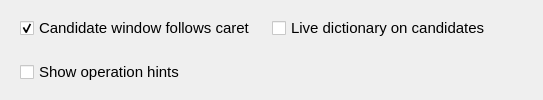
      <widget class="QWidget" name="pageCandidateWinOption">
       <layout class="QVBoxLayout" name="layoutCandiOpt">
        <property name="spacing"><number>8</number></property>
        <property name="leftMargin"><number>20</number></property>
        <property name="topMargin"><number>4</number></property>
        <property name="rightMargin"><number>12</number></property>
        <property name="bottomMargin"><number>4</number></property>
        <item>
         <layout class="QHBoxLayout">
          <property name="spacing"><number>16</number></property>
          <item><widget class="QCheckBox" name="ckbCursorFollow">
      <property name="enabled">
       <bool>true</bool>
      </property>
      <property name="palette">
       <palette>
        <active>
         <colorrole role="Button">
          <brush brushstyle="SolidPattern">
           <color alpha="255">
            <red>255</red>
            <green>255</green>
            <blue>255</blue>
           </color>
          </brush>
         </colorrole>
         <colorrole role="Base">
          <brush brushstyle="SolidPattern">
           <color alpha="255">
            <red>255</red>
            <green>255</green>
            <blue>255</blue>
           </color>
          </brush>
         </colorrole>
         <colorrole role="Window">
          <brush brushstyle="SolidPattern">
           <color alpha="255">
            <red>255</red>
            <green>255</green>
            <blue>255</blue>
           </color>
          </brush>
         </colorrole>
        </active>
        <inactive>
         <colorrole role="Button">
          <brush brushstyle="SolidPattern">
           <color alpha="255">
            <red>255</red>
            <green>255</green>
            <blue>255</blue>
           </color>
          </brush>
         </colorrole>
         <colorrole role="Base">
          <brush brushstyle="SolidPattern">
           <color alpha="255">
            <red>255</red>
            <green>255</green>
            <blue>255</blue>
           </color>
          </brush>
         </colorrole>
         <colorrole role="Window">
          <brush brushstyle="SolidPattern">
           <color alpha="255">
            <red>255</red>
            <green>255</green>
            <blue>255</blue>
           </color>
          </brush>
         </colorrole>
        </inactive>
        <disabled>
         <colorrole role="Button">
          <brush brushstyle="SolidPattern">
           <color alpha="255">
            <red>255</red>
            <green>255</green>
            <blue>255</blue>
           </color>
          </brush>
         </colorrole>
         <colorrole role="Base">
          <brush brushstyle="SolidPattern">
           <color alpha="255">
            <red>255</red>
            <green>255</green>
            <blue>255</blue>
           </color>
          </brush>
         </colorrole>
         <colorrole role="Window">
          <brush brushstyle="SolidPattern">
           <color alpha="255">
            <red>255</red>
            <green>255</green>
            <blue>255</blue>
           </color>
          </brush>
         </colorrole>
        </disabled>
       </palette>
      </property>
      <property name="font">
       <font>
        <pointsize>11</pointsize>
        <weight>50</weight>
        <bold>false</bold>
       </font>
      </property>
      <property name="styleSheet">
       <string notr="true"/>
      </property>
      <property name="text">
       <string>Candidate window follows caret</string>
      </property>
      <property name="checked">
       <bool>true</bool>
      </property>
     </widget></item>
          <item><widget class="QCheckBox" name="ckbDispOpDict">
      <property name="enabled">
       <bool>true</bool>
      </property>
      <property name="palette">
       <palette>
        <active>
         <colorrole role="Button">
          <brush brushstyle="SolidPattern">
           <color alpha="255">
            <red>255</red>
            <green>255</green>
            <blue>255</blue>
           </color>
          </brush>
         </colorrole>
         <colorrole role="Base">
          <brush brushstyle="SolidPattern">
           <color alpha="255">
            <red>255</red>
            <green>255</green>
            <blue>255</blue>
           </color>
          </brush>
         </colorrole>
         <colorrole role="Window">
          <brush brushstyle="SolidPattern">
           <color alpha="255">
            <red>255</red>
            <green>255</green>
            <blue>255</blue>
           </color>
          </brush>
         </colorrole>
        </active>
        <inactive>
         <colorrole role="Button">
          <brush brushstyle="SolidPattern">
           <color alpha="255">
            <red>255</red>
            <green>255</green>
            <blue>255</blue>
           </color>
          </brush>
         </colorrole>
         <colorrole role="Base">
          <brush brushstyle="SolidPattern">
           <color alpha="255">
            <red>255</red>
            <green>255</green>
            <blue>255</blue>
           </color>
          </brush>
         </colorrole>
         <colorrole role="Window">
          <brush brushstyle="SolidPattern">
           <color alpha="255">
            <red>255</red>
            <green>255</green>
            <blue>255</blue>
           </color>
          </brush>
         </colorrole>
        </inactive>
        <disabled>
         <colorrole role="Button">
          <brush brushstyle="SolidPattern">
           <color alpha="255">
            <red>255</red>
            <green>255</green>
            <blue>255</blue>
           </color>
          </brush>
         </colorrole>
         <colorrole role="Base">
          <brush brushstyle="SolidPattern">
           <color alpha="255">
            <red>255</red>
            <green>255</green>
            <blue>255</blue>
           </color>
          </brush>
         </colorrole>
         <colorrole role="Window">
          <brush brushstyle="SolidPattern">
           <color alpha="255">
            <red>255</red>
            <green>255</green>
            <blue>255</blue>
           </color>
          </brush>
         </colorrole>
        </disabled>
       </palette>
      </property>
      <property name="font">
       <font>
        <pointsize>11</pointsize>
        <weight>50</weight>
        <bold>false</bold>
       </font>
      </property>
      <property name="styleSheet">
       <string notr="true"/>
      </property>
      <property name="text">
       <string>Live dictionary on candidates</string>
      </property>
     </widget></item>
          <item><spacer><property name="orientation"><enum>Qt::Horizontal</enum></property>
            <property name="sizeHint"><size><width>40</width><height>20</height></size></property></spacer></item>
         </layout>
        </item>
        <item>
         <layout class="QHBoxLayout">
          <item><widget class="QCheckBox" name="ckbDispOpPrompt">
      <property name="enabled">
       <bool>true</bool>
      </property>
      <property name="palette">
       <palette>
        <active>
         <colorrole role="Button">
          <brush brushstyle="SolidPattern">
           <color alpha="255">
            <red>255</red>
            <green>255</green>
            <blue>255</blue>
           </color>
          </brush>
         </colorrole>
         <colorrole role="Base">
          <brush brushstyle="SolidPattern">
           <color alpha="255">
            <red>255</red>
            <green>255</green>
            <blue>255</blue>
           </color>
          </brush>
         </colorrole>
         <colorrole role="Window">
          <brush brushstyle="SolidPattern">
           <color alpha="255">
            <red>255</red>
            <green>255</green>
            <blue>255</blue>
           </color>
          </brush>
         </colorrole>
        </active>
        <inactive>
         <colorrole role="Button">
          <brush brushstyle="SolidPattern">
           <color alpha="255">
            <red>255</red>
            <green>255</green>
            <blue>255</blue>
           </color>
          </brush>
         </colorrole>
         <colorrole role="Base">
          <brush brushstyle="SolidPattern">
           <color alpha="255">
            <red>255</red>
            <green>255</green>
            <blue>255</blue>
           </color>
          </brush>
         </colorrole>
         <colorrole role="Window">
          <brush brushstyle="SolidPattern">
           <color alpha="255">
            <red>255</red>
            <green>255</green>
            <blue>255</blue>
           </color>
          </brush>
         </colorrole>
        </inactive>
        <disabled>
         <colorrole role="Button">
          <brush brushstyle="SolidPattern">
           <color alpha="255">
            <red>255</red>
            <green>255</green>
            <blue>255</blue>
           </color>
          </brush>
         </colorrole>
         <colorrole role="Base">
          <brush brushstyle="SolidPattern">
           <color alpha="255">
            <red>255</red>
            <green>255</green>
            <blue>255</blue>
           </color>
          </brush>
         </colorrole>
         <colorrole role="Window">
          <brush brushstyle="SolidPattern">
           <color alpha="255">
            <red>255</red>
            <green>255</green>
            <blue>255</blue>
           </color>
          </brush>
         </colorrole>
        </disabled>
       </palette>
      </property>
      <property name="font">
       <font>
        <pointsize>11</pointsize>
        <weight>50</weight>
        <bold>false</bold>
       </font>
      </property>
      <property name="styleSheet">
       <string notr="true"/>
      </property>
      <property name="text">
       <string>Show operation hints</string>
      </property>
     </widget></item>
          <item><spacer><property name="orientation"><enum>Qt::Horizontal</enum></property>
            <property name="sizeHint"><size><width>40</width><height>20</height></size></property></spacer></item>
         </layout>
        </item>
       </layout>
      </widget>
